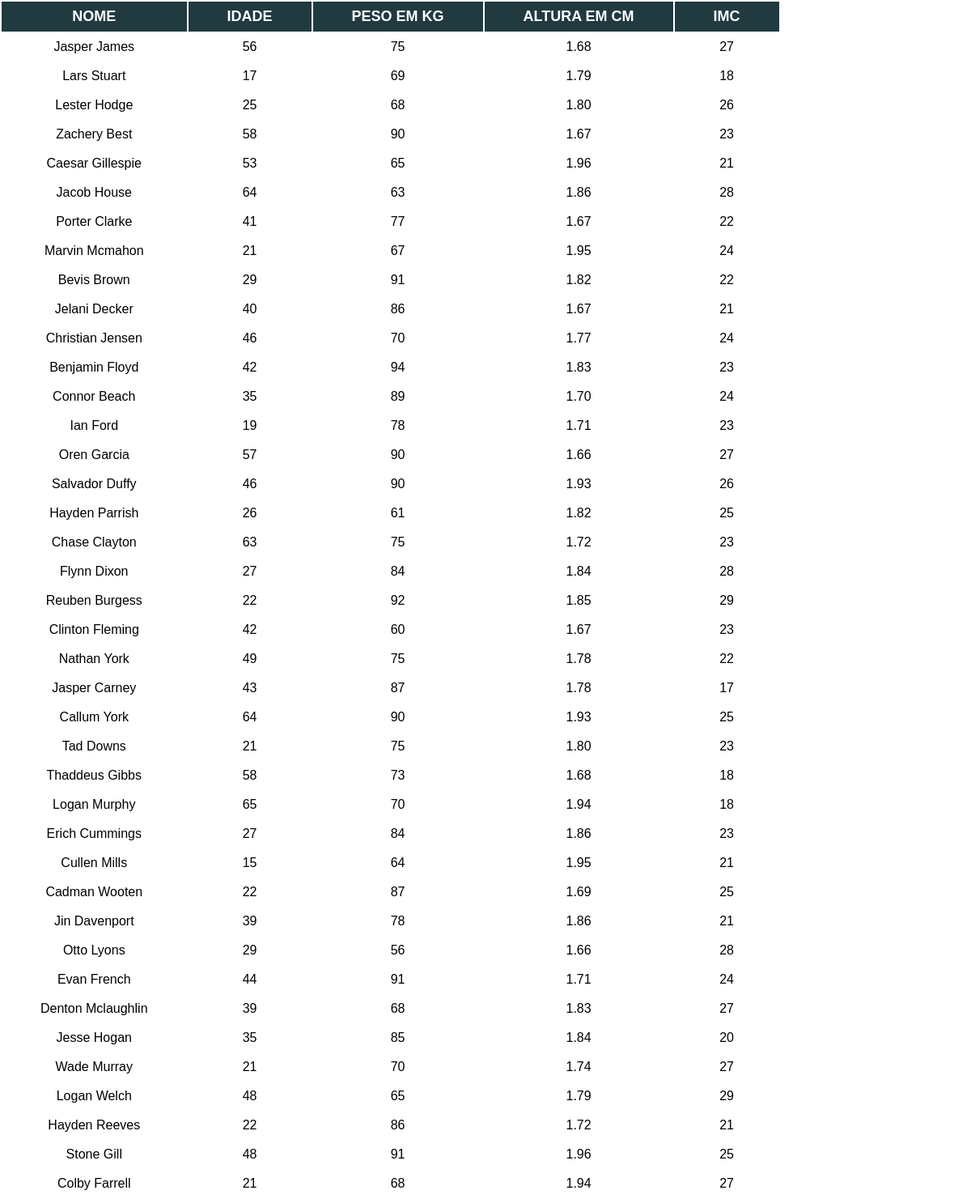
/src/backEnd/functionList.php, run on the app's committed database.
### tables this page shows
CREATE TABLE `pacientes` (
  `id` int(8) PRIMARY KEY NOT NULL auto_increment,
  `nome` varchar(255) default NULL,
  `idade` char(2) default NULL,
  `peso`  char(3)default NULL,
  `altura` char(3)default NULL,
  `imc` varchar(10)default NULL
) AUTO_INCREMENT=1;

### src/backEnd/functionList.php (the view)
<link rel = "stylesheet" href = "../styles/functionList.css">
<?php
    require("connectDb.php");
    $query = "SELECT * FROM pacientes";
    $consultaPacientes = mysqli_query($connectDb,$query);
?>
<table id = 'tabela-pacientes'>
    <tr>
        <th>NOME</th>
        <th>IDADE</th>
        <th>PESO EM KG</th>
        <th>ALTURA EM CM</th>
        <th>IMC</th>
    </tr>
    <?php
        while($paciente = $consultaPacientes->fetch_array())
        {
    ?>
        <tr>
            <td><?php echo $paciente["nome"]?></td>
            <td><?php echo $paciente["idade"]?></td>
            <td><?php echo $paciente["peso"]?></td>
            <td><?php echo substr($paciente["altura"],0,1).".".substr($paciente["altura"],1)?></td>
            <td><?php echo $paciente["imc"]?></td>
        </tr>
    <?php
        }
    ?>
</table>

### src/styles/functionList.css (style rules this page uses)
#tabela-pacientes { text-align: center; }
#tabela-pacientes th { font-size:1.8rem; background-color: #203A40; color:white; padding:1vh 4vw; }
#tabela-pacientes td { font-size:1.6rem; padding:1vh 4vw; }

### src/styles/config.css (style rules this page uses)
* { margin: 0; padding: 0; font-family: Ubuntu,sans-serif; }

### data on the page
pacientes: nome "Jasper James", idade "56", peso "75", altura "1", altura "68", imc "27"
pacientes: nome "Lars Stuart", idade "17", peso "69", altura "1", altura "79", imc "18"
pacientes: nome "Lester Hodge", idade "25", peso "68", altura "1", altura "80", imc "26"
pacientes: nome "Zachery Best", idade "58", peso "90", altura "1", altura "67", imc "23"
pacientes: nome "Caesar Gillespie", idade "53", peso "65", altura "1", altura "96", imc "21"
pacientes: nome "Jacob House", idade "64", peso "63", altura "1", altura "86", imc "28"
pacientes: nome "Porter Clarke", idade "41", peso "77", altura "1", altura "67", imc "22"
pacientes: nome "Marvin Mcmahon", idade "21", peso "67", altura "1", altura "95", imc "24"
pacientes: nome "Bevis Brown", idade "29", peso "91", altura "1", altura "82", imc "22"
pacientes: nome "Jelani Decker", idade "40", peso "86", altura "1", altura "67", imc "21"
pacientes: nome "Christian Jensen", idade "46", peso "70", altura "1", altura "77", imc "24"
pacientes: nome "Benjamin Floyd", idade "42", peso "94", altura "1", altura "83", imc "23"
pacientes: nome "Connor Beach", idade "35", peso "89", altura "1", altura "70", imc "24"
pacientes: nome "Ian Ford", idade "19", peso "78", altura "1", altura "71", imc "23"
pacientes: nome "Oren Garcia", idade "57", peso "90", altura "1", altura "66", imc "27"
pacientes: nome "Salvador Duffy", idade "46", peso "90", altura "1", altura "93", imc "26"
pacientes: nome "Hayden Parrish", idade "26", peso "61", altura "1", altura "82", imc "25"
pacientes: nome "Chase Clayton", idade "63", peso "75", altura "1", altura "72", imc "23"
pacientes: nome "Flynn Dixon", idade "27", peso "84", altura "1", altura "84", imc "28"
pacientes: nome "Reuben Burgess", idade "22", peso "92", altura "1", altura "85", imc "29"
pacientes: nome "Clinton Fleming", idade "42", peso "60", altura "1", altura "67", imc "23"
pacientes: nome "Nathan York", idade "49", peso "75", altura "1", altura "78", imc "22"
pacientes: nome "Jasper Carney", idade "43", peso "87", altura "1", altura "78", imc "17"
pacientes: nome "Callum York", idade "64", peso "90", altura "1", altura "93", imc "25"
pacientes: nome "Tad Downs", idade "21", peso "75", altura "1", altura "80", imc "23"
pacientes: nome "Thaddeus Gibbs", idade "58", peso "73", altura "1", altura "68", imc "18"
pacientes: nome "Logan Murphy", idade "65", peso "70", altura "1", altura "94", imc "18"
pacientes: nome "Erich Cummings", idade "27", peso "84", altura "1", altura "86", imc "23"
pacientes: nome "Cullen Mills", idade "15", peso "64", altura "1", altura "95", imc "21"
pacientes: nome "Cadman Wooten", idade "22", peso "87", altura "1", altura "69", imc "25"
pacientes: nome "Jin Davenport", idade "39", peso "78", altura "1", altura "86", imc "21"
pacientes: nome "Otto Lyons", idade "29", peso "56", altura "1", altura "66", imc "28"
pacientes: nome "Evan French", idade "44", peso "91", altura "1", altura "71", imc "24"
pacientes: nome "Denton Mclaughlin", idade "39", peso "68", altura "1", altura "83", imc "27"
pacientes: nome "Jesse Hogan", idade "35", peso "85", altura "1", altura "84", imc "20"
pacientes: nome "Wade Murray", idade "21", peso "70", altura "1", altura "74", imc "27"
pacientes: nome "Logan Welch", idade "48", peso "65", altura "1", altura "79", imc "29"
pacientes: nome "Hayden Reeves", idade "22", peso "86", altura "1", altura "72", imc "21"
pacientes: nome "Stone Gill", idade "48", peso "91", altura "1", altura "96", imc "25"
pacientes: nome "Colby Farrell", idade "21", peso "68", altura "1", altura "94", imc "27"
